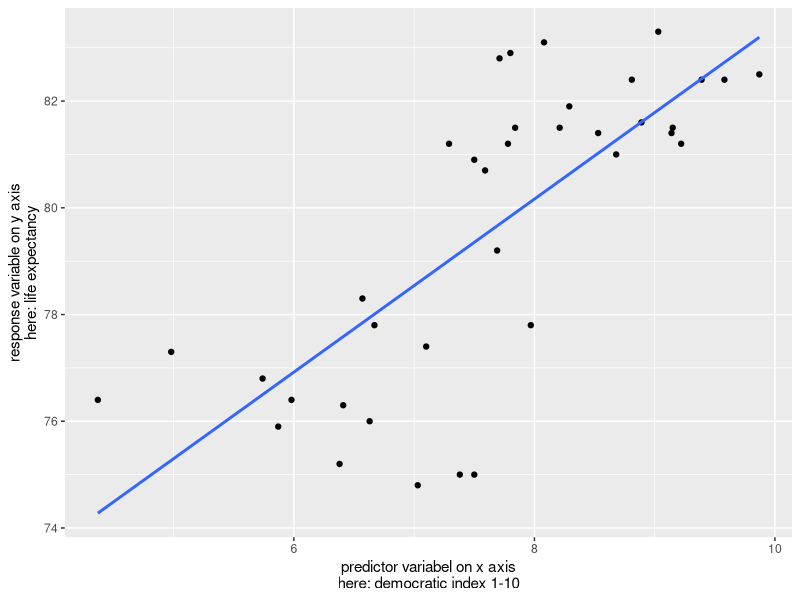

Write the R code that produced this figure.
## ---- chunk 1
knitr::opts_chunk$set(echo = FALSE)

library(tidyverse)

countries <- read.csv("../data/countries.csv")
## ---- chunk 2

countries %>%
  ggplot(aes(x= dem_index, y = life_exp)) +
  geom_point()+
  geom_smooth(method = "lm", se = FALSE) +
  labs(x = "predictor variabel on x axis\nhere: democratic index 1-10",
       y = "response variable on y axis\nhere: life expectancy") 

  
